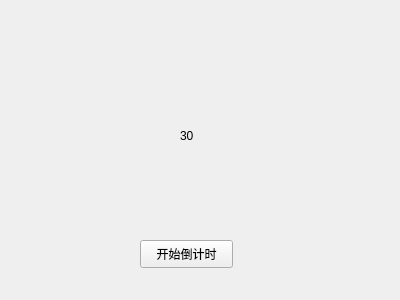
<?xml version="1.0" encoding="UTF-8"?>
<ui version="4.0">
 <class>Form</class>
 <widget class="QWidget" name="Form">
  <property name="geometry">
   <rect>
    <x>0</x>
    <y>0</y>
    <width>400</width>
    <height>300</height>
   </rect>
  </property>
  <property name="windowTitle">
   <string>Form</string>
  </property>
  <widget class="QLabel" name="label">
   <property name="geometry">
    <rect>
     <x>180</x>
     <y>110</y>
     <width>141</width>
     <height>51</height>
    </rect>
   </property>
   <property name="text">
    <string>30</string>
   </property>
  </widget>
  <widget class="QPushButton" name="pushButton">
   <property name="geometry">
    <rect>
     <x>140</x>
     <y>240</y>
     <width>93</width>
     <height>28</height>
    </rect>
   </property>
   <property name="text">
    <string>开始倒计时</string>
   </property>
  </widget>
 </widget>
 <resources/>
 <connections/>
</ui>
